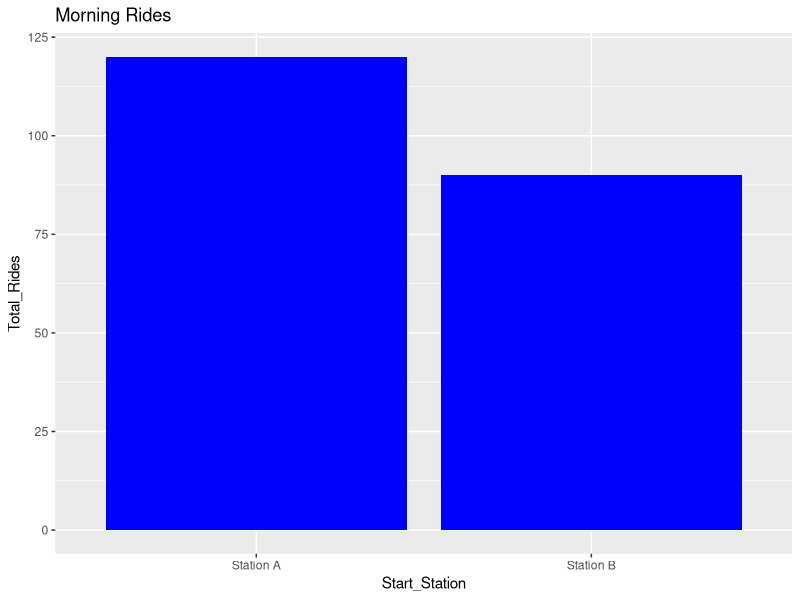
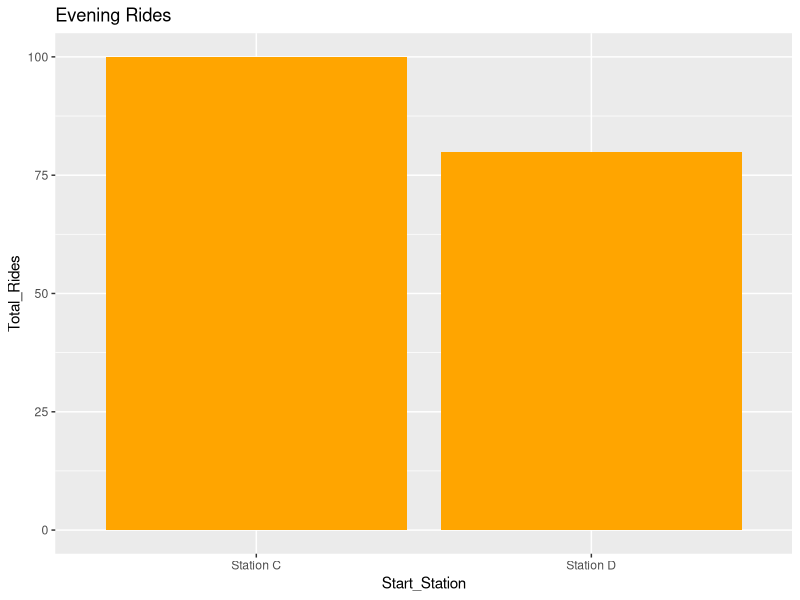

These charts were generated, in order, by the following R code:
## ---- chunk 1
library(knitr)

# Create a sample table
morning_data <- data.frame(
  Start_Station = c("Station A", "Station B"),
  Total_Rides = c(120, 90)
)

# Render the table
kable(morning_data, caption = "Morning Rides Table")
## ---- chunk 2
# Create another sample table
evening_data <- data.frame(
  Start_Station = c("Station C", "Station D"),
  Total_Rides = c(100, 80)
)

# Render the table
kable(evening_data, caption = "Evening Rides Table")
## ---- chunk 3
library(ggplot2)

# Sample graph for morning data
ggplot(morning_data, aes(x = Start_Station, y = Total_Rides)) +
  geom_col(fill = "blue") +
  ggtitle("Morning Rides")

## ---- chunk 4
# Sample graph for evening data
ggplot(evening_data, aes(x = Start_Station, y = Total_Rides)) +
  geom_col(fill = "orange") +
  ggtitle("Evening Rides")

